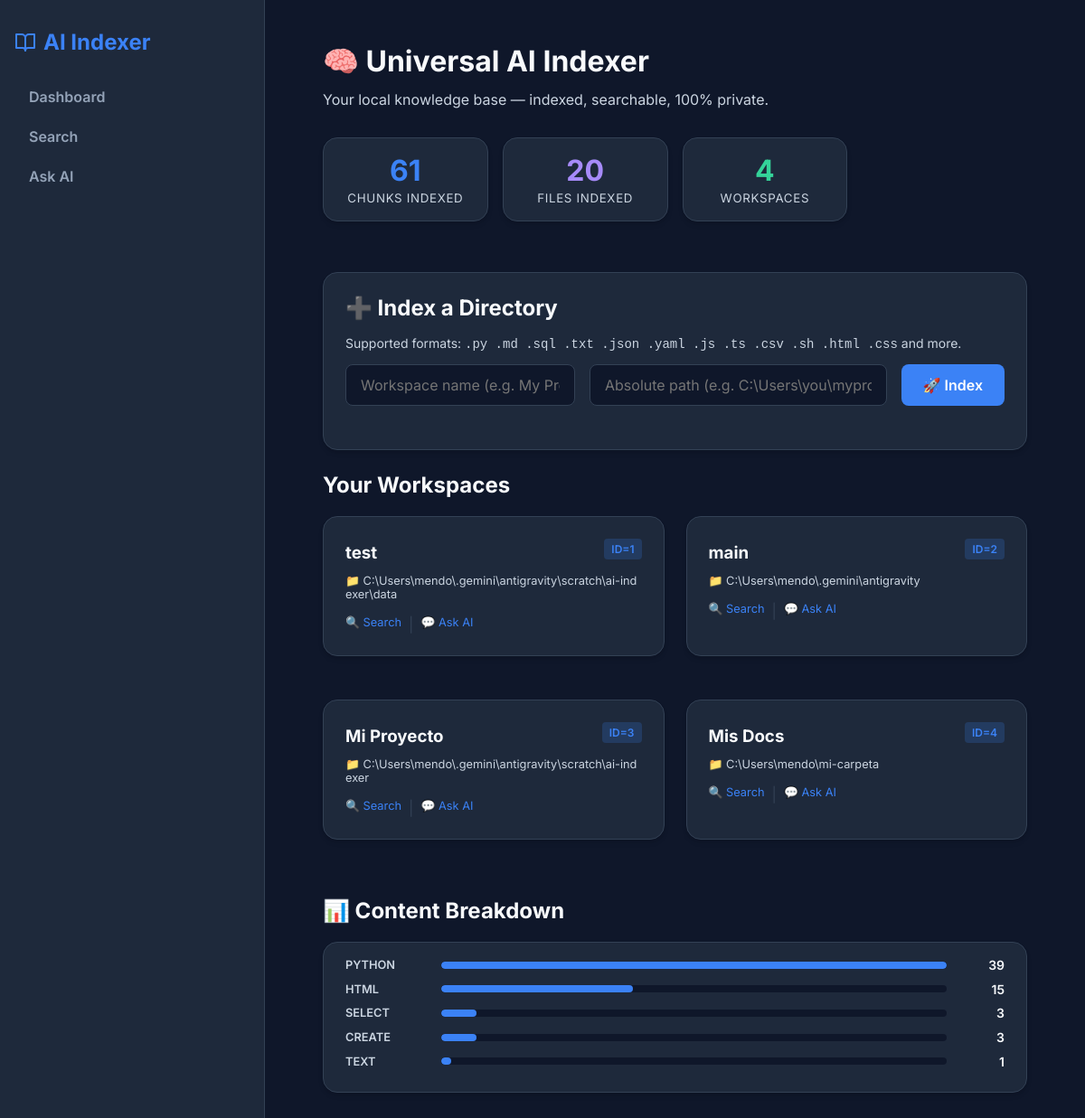
The page / on the database its author committed.
### tables this page shows
CREATE TABLE workspaces (
            id INTEGER PRIMARY KEY AUTOINCREMENT,
            name TEXT NOT NULL,
            path TEXT NOT NULL UNIQUE,
            created_at TIMESTAMP DEFAULT CURRENT_TIMESTAMP
        );

### app/web.py (the view)
@app.get("/", response_class=HTMLResponse)
async def dashboard(request: Request):
    conn = get_connection()
    cursor = conn.cursor()
    cursor.execute("SELECT id, name, path FROM workspaces")
    workspaces = [dict(row) for row in cursor.fetchall()]
    cursor.execute("SELECT COUNT(*) as total FROM documents")
    total_chunks = cursor.fetchone()['total']
    cursor.execute("SELECT COUNT(DISTINCT file_path) as total FROM documents")
    total_files = cursor.fetchone()['total']
    cursor.execute("""
        SELECT statement_type, COUNT(*) as n
        FROM documents
        GROUP BY statement_type
        ORDER BY n DESC
        LIMIT 12
    """)
    by_type = [dict(row) for row in cursor.fetchall()]
    max_chunks = max((r['n'] for r in by_type), default=1)
    conn.close()
    return templates.TemplateResponse("dashboard.html", {
        "request": request,
        "workspaces": workspaces,
        "total_chunks": total_chunks,
        "total_files": total_files,
        "by_type": by_type,
        "max_chunks": max_chunks,
    })

### templates/dashboard.html (shortened to what this page needs)
{% extends "base.html" %}
{% block content %}
<h1>🧠 Universal AI Indexer</h1>
<p style="color: var(--text-secondary); margin-top: -0.5rem; margin-bottom: 2rem;">
  Your local knowledge base — indexed, searchable, 100% private.
</p>
<div style="display: grid; gap: 1rem; grid-template-columns: repeat(auto-fill, minmax(180px, 1fr)); margin-bottom: 2rem;">
  <div class="card" style="text-align:center; padding: 1rem;">
    <span style="font-size:2rem; font-weight:700; color: var(--accent-color);">{{ total_chunks }}</span>
    <br><small style="color:var(--text-secondary); text-transform:uppercase; letter-spacing:.05em;">Chunks Indexed</small>
  </div>
  <div class="card" style="text-align:center; padding: 1rem;">
    <span style="font-size:2rem; font-weight:700; color: #a78bfa;">{{ total_files }}</span>
    <br><small style="color:var(--text-secondary); text-transform:uppercase; letter-spacing:.05em;">Files Indexed</small>
  </div>
  <div class="card" style="text-align:center; padding: 1rem;">
    <span style="font-size:2rem; font-weight:700; color: #34d399;">{{ workspaces|length }}</span>
    <br><small style="color:var(--text-secondary); text-transform:uppercase; letter-spacing:.05em;">Workspaces</small>
  </div>
</div>
<div class="card">
  <h2 style="margin-bottom:1rem;">➕ Index a Directory</h2>
  <p style="color:var(--text-secondary); font-size:0.875rem; margin-top:0;">
    Supported formats: <code>.py .md .sql .txt .json .yaml .js .ts .csv .sh .html .css</code> and more.
  </p>
  <form action="/ingest" method="POST" class="input-group">
    <input type="text" name="name" placeholder="Workspace name (e.g. My Project)" required style="max-width:220px;">
    <input type="text" name="path" placeholder="Absolute path (e.g. C:\Users\you\myproject)" required>
    <button type="submit">🚀 Index</button>
  </form>
</div>
<h2>Your Workspaces</h2>
<div style="display: grid; gap: 1.5rem; grid-template-columns: repeat(auto-fill, minmax(300px, 1fr));">
  {% for ws in workspaces %}
  <div class="card">
    <div style="display:flex; justify-content:space-between; align-items:center; margin-bottom:0.5rem;">
      <h3 style="margin:0;">{{ ws.name }}</h3>
      <span class="badge">id={{ ws.id }}</span>
    </div>
    <p style="color: var(--text-secondary); font-size: 0.8rem; word-break: break-all; margin:0;">
      📁 {{ ws.path }}
    </p>
    <div style="margin-top:1rem; display:flex; gap:0.5rem; flex-wrap:wrap;">
      <a href="/search?workspace_id={{ ws.id }}" class="link" style="font-size:0.8rem;">🔍 Search</a>
      <span style="color:var(--border-color);">|</span>
      <a href="/ask?workspace_id={{ ws.id }}" class="link" style="font-size:0.8rem;">💬 Ask AI</a>
    </div>
  </div>
  {% else %}
  <p style="color: var(--text-secondary);">No workspaces yet. Index a directory above to get started.</p>
  {% endfor %}
</div>
{% if by_type %}
<h2 style="margin-top:2.5rem;">📊 Content Breakdown</h2>
<div class="card" style="padding:1rem 1.5rem;">
  {% for row in by_type %}
  <div style="display:flex; align-items:center; margin-bottom:0.6rem; gap:1rem;">
    <span style="width:90px; font-size:0.8rem; color:var(--text-secondary); text-transform:uppercase; font-weight:600;">{{ row.statement_type }}</span>
    <div style="flex:1; background:var(--bg-color); border-radius:999px; height:8px; overflow:hidden;">
      <div style="height:100%; background:var(--accent-color); border-radius:999px; width:{{ [(row.n / max_chunks * 100)|int, 2]|max }}%;"></div>
    </div>
    <span style="font-size:0.875rem; font-weight:600; min-width:3rem; text-align:right;">{{ row.n }}</span>
  </div>
  {% endfor %}
</div>
{% endif %}
{% endblock %}

### templates/base.html (shortened to what this page needs)
<!DOCTYPE html>
<html lang="en">
<head>
    <link rel="stylesheet" href="https://cdnjs.cloudflare.com/ajax/libs/highlight.js/11.9.0/styles/atom-one-dark.min.css">
</head>
<body>
    <aside class="sidebar">
        <a href="/" class="logo">
            <svg width="24" height="24" viewBox="0 0 24 24" fill="none" stroke="currentColor" stroke-width="2" stroke-linecap="round" stroke-linejoin="round"><path d="M2 3h6a4 4 0 0 1 4 4v14a3 3 0 0 0-3-3H2z"></path><path d="M22 3h-6a4 4 0 0 0-4 4v14a3 3 0 0 1 3-3h7z"></path></svg>
            AI Indexer
        </a>
        <nav>
            <a href="/" class="nav-link">Dashboard</a>
            <a href="/search" class="nav-link">Search</a>
            <a href="/ask" class="nav-link">Ask AI</a>
        </nav>
    </aside>
    <main class="main-content">
        {% block content %}{% endblock %}
    </main>
</body>
</html>

### templates/base.html (style rules this page uses)
:root { --bg-color: #0f172a; --surface-color: #1e293b; --surface-hover: #334155; --text-primary: #f8fafc; --text-secondary: #cbd5e1; --accent-color: #3b82f6; --accent-hover: #2563eb; --border-color: #334155; --font-family: 'Inter', sans-serif; }
body { margin: 0; font-family: var(--font-family); background-color: var(--bg-color); color: var(--text-primary); display: flex; min-height: 100vh; }
.sidebar { width: 260px; background-color: var(--surface-color); border-right: 1px solid var(--border-color); padding: 2rem 1rem; display: flex; flex-direction: column; gap: 1.5rem; }
.logo { font-size: 1.5rem; font-weight: 700; color: var(--accent-color); text-decoration: none; display: flex; align-items: center; gap: 0.5rem; }
.nav-link { display: block; padding: 0.75rem 1rem; color: #94a3b8; text-decoration: none; border-radius: 0.5rem; transition: all 0.2s ease; font-weight: 600; }
.main-content { flex: 1; padding: 3rem 4rem; overflow-y: auto; }
h1, h2, h3 { margin-top: 0; }
.card { background-color: var(--surface-color); border: 1px solid var(--border-color); border-radius: 1rem; padding: 1.5rem; margin-bottom: 1.5rem; box-shadow: 0 4px 6px -1px rgba(0, 0, 0, 0.1), 0 2px 4px -1px rgba(0, 0, 0, 0.06); transition: transform 0.2s ease, box-shadow 0.2s ease; }
.input-group { display: flex; gap: 1rem; margin-bottom: 1.5rem; flex-wrap: wrap; }
input[type="text"], input[type="search"] { flex: 1; background-color: var(--bg-color); border: 1px solid var(--border-color); color: var(--text-primary); padding: 0.75rem 1rem; border-radius: 0.5rem; font-family: var(--font-family); font-size: 1rem; transition: border-color 0.2s; }
button { background-color: var(--accent-color); color: white; border: none; padding: 0.75rem 1.5rem; border-radius: 0.5rem; font-family: var(--font-family); font-size: 1rem; font-weight: 600; cursor: pointer; transition: background-color 0.2s ease; }
.badge { background-color: rgba(59, 130, 246, 0.2); color: var(--accent-color); padding: 0.25rem 0.5rem; border-radius: 0.25rem; font-size: 0.75rem; font-weight: 600; text-transform: uppercase; display: inline-block; margin-bottom: 0.5rem; }
a.link { color: var(--accent-color); text-decoration: none; }

### rows shown on the page
workspaces: name "test", id "1", path "C:\\Users\\mendo\\.gemini\\antigravity\\scratch\\ai-indexer\\data"
workspaces: name "main", id "2", path "C:\\Users\\mendo\\.gemini\\antigravity"
workspaces: name "Mi Proyecto", id "3", path "C:\\Users\\mendo\\.gemini\\antigravity\\scratch\\ai-indexer"
workspaces: name "Mis Docs", id "4", path "C:\\Users\\mendo\\mi-carpeta"

### other values the page prints
{{ total_chunks }} "61"
{{ total_files }} "20"
{{ workspaces|length }} "4"
{{ row.statement_type }} "PYTHON" "HTML" "SELECT" "CREATE" "TEXT"
{{ row.n }} "39" "15" "3" "3" "1"
